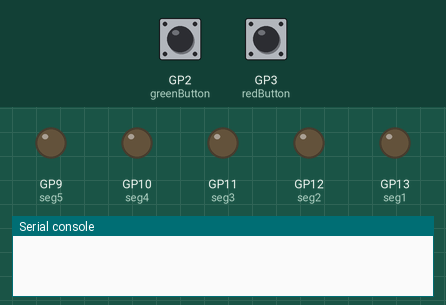
Simulated run of this program. Board: Raspberry Pi Pico running MicroPython. Shown: output pins drawn as LEDs (lit = HIGH), the last lines printed to the serial console. Inputs (shaded band) come from the test bench; at power-on: GP2 (greenButton) LOW, GP3 (redButton) LOW.

Above: at 1.2 s.
1.3 s: GP2 (greenButton) pulled HIGH for 1 s
At 2.9 s:
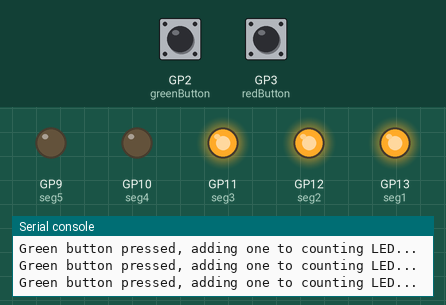
3.8 s: GP2 (greenButton) pulled HIGH for 3.2 s
At 4.5 s:
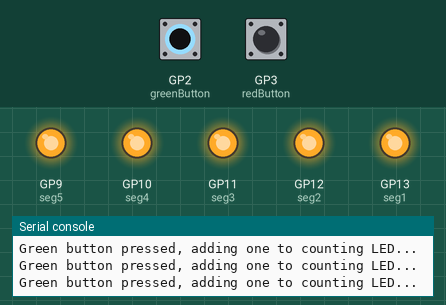
8.5 s: GP3 (redButton) pulled HIGH for 3.2 s
At 8.81 s:
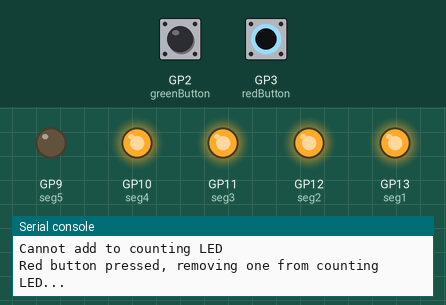
13.2 s: GP2 (greenButton) pulled HIGH for 0.25 s
At 14.2 s:
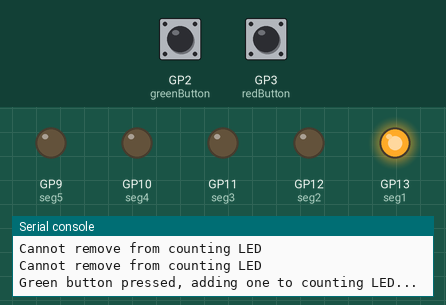
14.9 s: GP3 (redButton) pulled HIGH for 0.25 s
At 15.7 s:
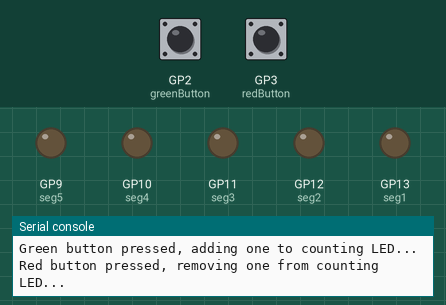
Timing chart, 0 to 17.6 s (numbered marks = the images above; inputs shaded):
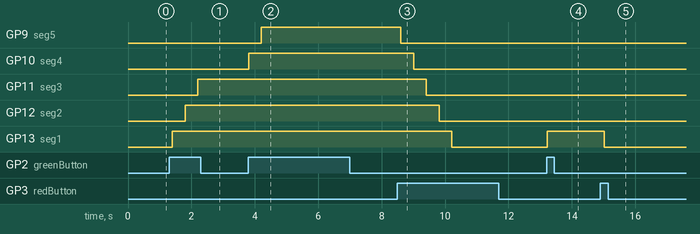

The program:

countingLED.py
```python
from machine import Pin
import time


# Set up the LEDs as segments

seg1 = Pin(13, Pin.OUT)
seg2 = Pin(12, Pin.OUT)
seg3 = Pin(11, Pin.OUT)
seg4 = Pin(10, Pin.OUT)
seg5 = Pin(9, Pin.OUT)

# Set up buttons

greenButton = Pin(2, Pin.IN, Pin.PULL_DOWN)
redButton = Pin(3, Pin.IN, Pin.PULL_DOWN)

# Create array of segments

segments = [seg1, seg2, seg3, seg4, seg5]

# Set count to -1, array starts at 0

count = -1

# Turn off all LEDs

for led in segments:
    led.value(0)

while True:

    time.sleep(0.2)

    if greenButton.value() == 1:

        if count == 4:
            print("Cannot add to counting LED")
            pass

        else:
            print("Green button pressed, adding one to counting LED...")
            count = count + 1
            segments[count].value(1)
            time.sleep(0.2)


    if redButton.value() == 1:

        if count == -1:
            print("Cannot remove from counting LED")
            pass

        else:
            print("Red button pressed, removing one from counting LED...")
            segments[count].value(0)
            count = count - 1
            time.sleep(0.2)
```

Measured:
- after the input at 1.3 s, GP11 (seg3): LOW → HIGH after 0.90 s; GP12 (seg2): LOW → HIGH after 0.50 s; GP13 (seg1): LOW → HIGH after 0.10 s
- after the input at 3.8 s, GP9 (seg5): LOW → HIGH after 0.40 s; GP10 (seg4): LOW → HIGH at once
- after the input at 8.5 s, GP9 (seg5): HIGH → LOW after 0.11 s; GP10 (seg4): HIGH → LOW after 0.51 s; GP11 (seg3): HIGH → LOW after 0.91 s; GP12 (seg2): HIGH → LOW after 1.3 s; GP13 (seg1): HIGH → LOW after 1.7 s
- after the input at 13.2 s, GP13 (seg1): LOW → HIGH at once
- after the input at 14.9 s, GP13 (seg1): HIGH → LOW after 0.12 s
